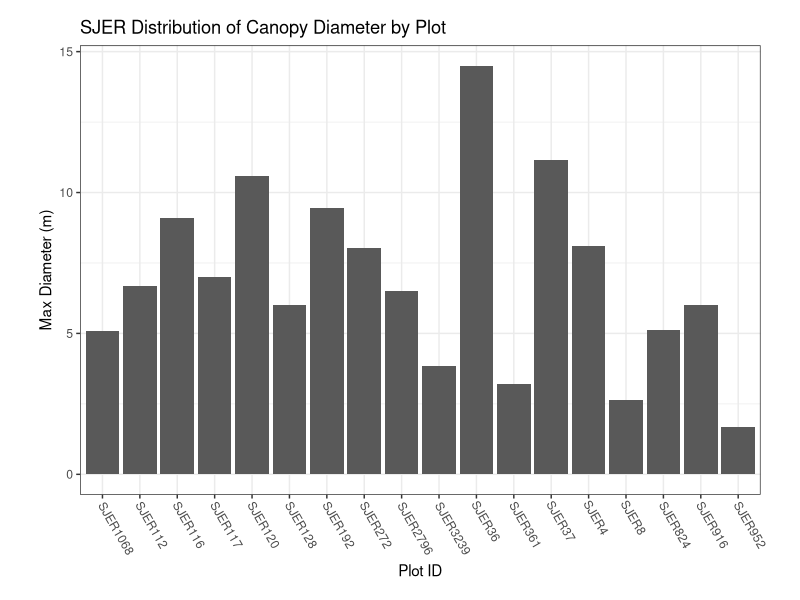
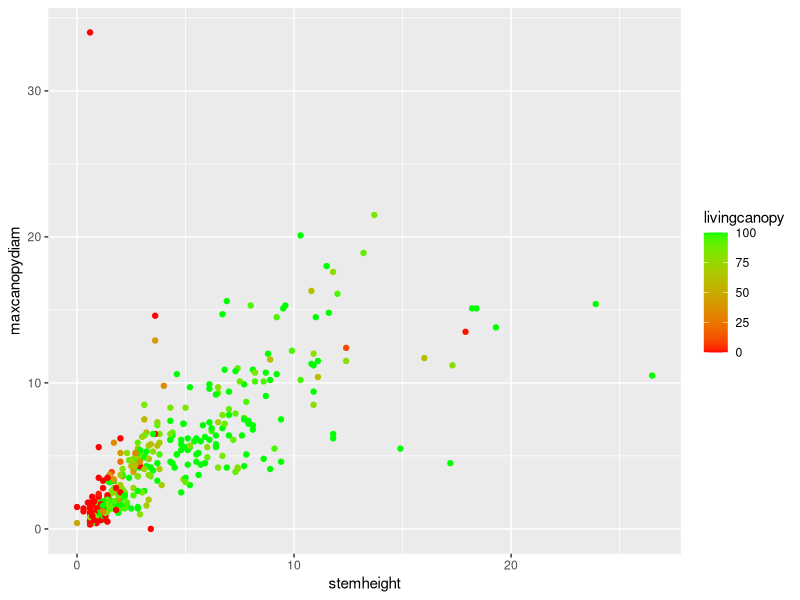

R code for these plots, in order:
## ---- chunk 1
library(tidyverse)
library(ggplot2)
library(ggrepel)
library(ggthemes)
library(knitr)

knitr::opts_chunk$set(echo = FALSE)
## ---- chunk 2
sjer_veg <- read_csv("data/D17_2013_SJER_vegStr.csv")
# View(sjer_veg)
sjer_veg
## ---- chunk 3
sjer_veg %>% 
  group_by(plotid) %>% 
  summarise(mean(maxcanopydiam))
## ---- chunk 4
sjer_veg %>% 
  group_by(plotid) %>% 
  summarise(m = mean(maxcanopydiam)) %>% 
  ggplot(aes(x = plotid, y = m)) +
    geom_col() + # a column plot for each entry
    ggtitle("SJER Distribution of Canopy Diameter by Plot") +
    xlab("Plot ID") + 
    ylab("Max Diameter (m)") +
    theme_bw() + #change the theme
    theme(plot.margin=unit(c(.5,1,.5,1), "cm"), #adjust the margin (top, right, bottom, left)
          axis.text.x = element_text(angle = -60, hjust = -0.1)) # rotate the axis labels

## ---- chunk 5

sjer_veg %>% 
  select(maxcanopydiam, stemheight, livingcanopy) %>% 
  ggplot(aes(x = stemheight, y = maxcanopydiam)) + 
    geom_point(aes(color = livingcanopy)) +
    scale_color_gradient(low = "red", high = "green")

# how can we improve this plot?
